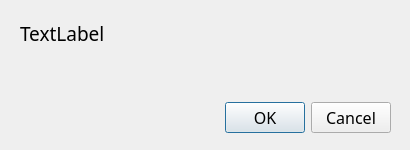
<?xml version="1.0" encoding="UTF-8"?>
<ui version="4.0">
 <class>Dialog</class>
 <widget class="QDialog" name="Dialog">
  <property name="geometry">
   <rect>
    <x>0</x>
    <y>0</y>
    <width>410</width>
    <height>150</height>
   </rect>
  </property>
  <property name="sizePolicy">
   <sizepolicy hsizetype="Fixed" vsizetype="Fixed">
    <horstretch>0</horstretch>
    <verstretch>0</verstretch>
   </sizepolicy>
  </property>
  <property name="minimumSize">
   <size>
    <width>410</width>
    <height>150</height>
   </size>
  </property>
  <property name="maximumSize">
   <size>
    <width>410</width>
    <height>150</height>
   </size>
  </property>
  <property name="font">
   <font>
    <family>Satoshi Medium</family>
    <pointsize>12</pointsize>
   </font>
  </property>
  <property name="windowTitle">
   <string>Dialog</string>
  </property>
  <widget class="QDialogButtonBox" name="buttonBox">
   <property name="geometry">
    <rect>
     <x>50</x>
     <y>100</y>
     <width>341</width>
     <height>35</height>
    </rect>
   </property>
   <property name="font">
    <font>
     <family>Satoshi Medium</family>
     <pointsize>12</pointsize>
    </font>
   </property>
   <property name="orientation">
    <enum>Qt::Horizontal</enum>
   </property>
   <property name="standardButtons">
    <set>QDialogButtonBox::Cancel|QDialogButtonBox::Ok</set>
   </property>
  </widget>
  <widget class="QLabel" name="label">
   <property name="geometry">
    <rect>
     <x>20</x>
     <y>20</y>
     <width>370</width>
     <height>80</height>
    </rect>
   </property>
   <property name="font">
    <font>
     <family>Satoshi Medium</family>
     <pointsize>14</pointsize>
    </font>
   </property>
   <property name="text">
    <string>TextLabel</string>
   </property>
   <property name="alignment">
    <set>Qt::AlignLeading|Qt::AlignLeft|Qt::AlignTop</set>
   </property>
  </widget>
 </widget>
 <resources/>
 <connections>
  <connection>
   <sender>buttonBox</sender>
   <signal>accepted()</signal>
   <receiver>Dialog</receiver>
   <slot>accept()</slot>
   <hints>
    <hint type="sourcelabel">
     <x>248</x>
     <y>254</y>
    </hint>
    <hint type="destinationlabel">
     <x>157</x>
     <y>274</y>
    </hint>
   </hints>
  </connection>
  <connection>
   <sender>buttonBox</sender>
   <signal>rejected()</signal>
   <receiver>Dialog</receiver>
   <slot>reject()</slot>
   <hints>
    <hint type="sourcelabel">
     <x>316</x>
     <y>260</y>
    </hint>
    <hint type="destinationlabel">
     <x>286</x>
     <y>274</y>
    </hint>
   </hints>
  </connection>
 </connections>
</ui>
